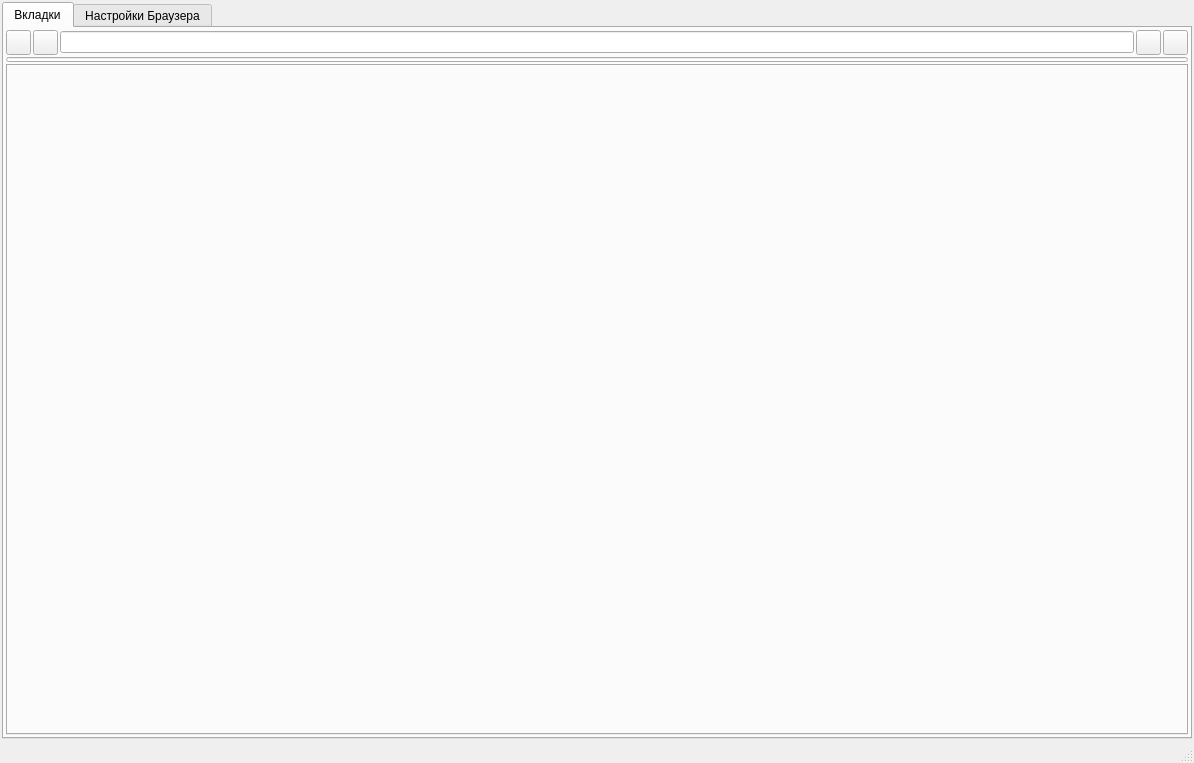
<?xml version="1.0" encoding="UTF-8"?>
<ui version="4.0">
 <class>MainWindow</class>
 <widget class="QMainWindow" name="MainWindow">
  <property name="geometry">
   <rect>
    <x>0</x>
    <y>0</y>
    <width>1194</width>
    <height>763</height>
   </rect>
  </property>
  <property name="windowTitle">
   <string>BROWSEME</string>
  </property>
  <property name="windowIcon">
   <iconset resource="resources.qrc">
    <normaloff>:/ico.png</normaloff>:/ico.png</iconset>
  </property>
  <widget class="QWidget" name="mainWidget">
   <layout class="QGridLayout" name="gridLayout">
    <property name="leftMargin">
     <number>2</number>
    </property>
    <property name="topMargin">
     <number>2</number>
    </property>
    <property name="rightMargin">
     <number>2</number>
    </property>
    <property name="bottomMargin">
     <number>2</number>
    </property>
    <property name="spacing">
     <number>2</number>
    </property>
    <item row="0" column="0">
     <widget class="QTabWidget" name="tabsBrowser">
      <property name="currentIndex">
       <number>0</number>
      </property>
      <widget class="QWidget" name="tabPages">
       <attribute name="icon">
        <iconset resource="resources.qrc">
         <normaloff>:/ico.png</normaloff>:/ico.png</iconset>
       </attribute>
       <attribute name="title">
        <string>Вкладки</string>
       </attribute>
       <layout class="QGridLayout" name="gridLayout_3">
        <property name="leftMargin">
         <number>2</number>
        </property>
        <property name="topMargin">
         <number>2</number>
        </property>
        <property name="rightMargin">
         <number>2</number>
        </property>
        <property name="bottomMargin">
         <number>2</number>
        </property>
        <property name="spacing">
         <number>2</number>
        </property>
        <item row="0" column="0">
         <widget class="QPushButton" name="btBack">
          <property name="minimumSize">
           <size>
            <width>25</width>
            <height>25</height>
           </size>
          </property>
          <property name="maximumSize">
           <size>
            <width>25</width>
            <height>25</height>
           </size>
          </property>
          <property name="font">
           <font>
            <pointsize>20</pointsize>
            <weight>75</weight>
            <bold>true</bold>
           </font>
          </property>
          <property name="text">
           <string notr="true"/>
          </property>
          <property name="icon">
           <iconset resource="resources.qrc">
            <normaloff>:/ico5.png</normaloff>:/ico5.png</iconset>
          </property>
          <property name="iconSize">
           <size>
            <width>28</width>
            <height>28</height>
           </size>
          </property>
         </widget>
        </item>
        <item row="0" column="1">
         <widget class="QPushButton" name="btForward">
          <property name="minimumSize">
           <size>
            <width>25</width>
            <height>25</height>
           </size>
          </property>
          <property name="maximumSize">
           <size>
            <width>25</width>
            <height>25</height>
           </size>
          </property>
          <property name="font">
           <font>
            <pointsize>20</pointsize>
            <weight>75</weight>
            <bold>true</bold>
           </font>
          </property>
          <property name="styleSheet">
           <string notr="true"/>
          </property>
          <property name="text">
           <string/>
          </property>
          <property name="icon">
           <iconset resource="resources.qrc">
            <normaloff>:/ico6.png</normaloff>:/ico6.png</iconset>
          </property>
          <property name="iconSize">
           <size>
            <width>28</width>
            <height>28</height>
           </size>
          </property>
         </widget>
        </item>
        <item row="0" column="2">
         <widget class="QLineEdit" name="editPageUrl"/>
        </item>
        <item row="0" column="3">
         <widget class="QPushButton" name="btReloadStop">
          <property name="minimumSize">
           <size>
            <width>25</width>
            <height>25</height>
           </size>
          </property>
          <property name="maximumSize">
           <size>
            <width>25</width>
            <height>25</height>
           </size>
          </property>
          <property name="font">
           <font>
            <pointsize>15</pointsize>
            <weight>75</weight>
            <bold>true</bold>
           </font>
          </property>
          <property name="text">
           <string/>
          </property>
          <property name="icon">
           <iconset resource="resources.qrc">
            <normaloff>:/ico4.png</normaloff>:/ico4.png</iconset>
          </property>
          <property name="iconSize">
           <size>
            <width>25</width>
            <height>25</height>
           </size>
          </property>
          <property name="checkable">
           <bool>true</bool>
          </property>
         </widget>
        </item>
        <item row="0" column="4">
         <widget class="QPushButton" name="btAddPage">
          <property name="minimumSize">
           <size>
            <width>25</width>
            <height>25</height>
           </size>
          </property>
          <property name="maximumSize">
           <size>
            <width>25</width>
            <height>25</height>
           </size>
          </property>
          <property name="font">
           <font>
            <pointsize>20</pointsize>
            <weight>75</weight>
            <bold>true</bold>
           </font>
          </property>
          <property name="text">
           <string/>
          </property>
          <property name="icon">
           <iconset resource="resources.qrc">
            <normaloff>:/ico7.png</normaloff>:/ico7.png</iconset>
          </property>
          <property name="iconSize">
           <size>
            <width>22</width>
            <height>22</height>
           </size>
          </property>
         </widget>
        </item>
        <item row="1" column="0" colspan="5">
         <widget class="QProgressBar" name="barLoadProgress">
          <property name="minimumSize">
           <size>
            <width>0</width>
            <height>5</height>
           </size>
          </property>
          <property name="maximumSize">
           <size>
            <width>16777215</width>
            <height>5</height>
           </size>
          </property>
          <property name="styleSheet">
           <string notr="true">QProgressBar::chunk {
	background-color: rgb(56,62,64);
}</string>
          </property>
          <property name="value">
           <number>0</number>
          </property>
          <property name="textVisible">
           <bool>false</bool>
          </property>
         </widget>
        </item>
        <item row="2" column="0" colspan="5">
         <widget class="QTabWidget" name="tabsWebPages">
          <property name="tabShape">
           <enum>QTabWidget::Rounded</enum>
          </property>
          <property name="currentIndex">
           <number>-1</number>
          </property>
          <property name="tabsClosable">
           <bool>true</bool>
          </property>
          <property name="movable">
           <bool>true</bool>
          </property>
         </widget>
        </item>
       </layout>
      </widget>
      <widget class="QWidget" name="tabBrowserSettings">
       <attribute name="icon">
        <iconset resource="resources.qrc">
         <normaloff>:/ico2.png</normaloff>:/ico2.png</iconset>
       </attribute>
       <attribute name="title">
        <string>Настройки Браузера</string>
       </attribute>
       <layout class="QHBoxLayout" name="horizontalLayout_2" stretch="1,1,1">
        <property name="spacing">
         <number>2</number>
        </property>
        <property name="leftMargin">
         <number>2</number>
        </property>
        <property name="topMargin">
         <number>2</number>
        </property>
        <property name="rightMargin">
         <number>2</number>
        </property>
        <property name="bottomMargin">
         <number>2</number>
        </property>
        <item>
         <widget class="QGroupBox" name="gbBrowserHistory">
          <property name="title">
           <string>История браузера:</string>
          </property>
          <layout class="QHBoxLayout" name="horizontalLayout">
           <item>
            <widget class="QTreeWidget" name="treeBrowserHistory">
             <property name="columnCount">
              <number>2</number>
             </property>
             <attribute name="headerDefaultSectionSize">
              <number>170</number>
             </attribute>
             <attribute name="headerMinimumSectionSize">
              <number>170</number>
             </attribute>
             <attribute name="headerStretchLastSection">
              <bool>true</bool>
             </attribute>
             <column>
              <property name="text">
               <string>Заголовок/Сайт</string>
              </property>
             </column>
             <column>
              <property name="text">
               <string>Дата</string>
              </property>
             </column>
            </widget>
           </item>
          </layout>
         </widget>
        </item>
        <item>
         <widget class="QGroupBox" name="gbAllowings">
          <property name="title">
           <string>Разрешения:</string>
          </property>
          <widget class="QCheckBox" name="cbAllowJavaScripts">
           <property name="geometry">
            <rect>
             <x>10</x>
             <y>125</y>
             <width>291</width>
             <height>23</height>
            </rect>
           </property>
           <property name="text">
            <string>Разрешить исполнение сценариев JavaScript</string>
           </property>
           <property name="checked">
            <bool>true</bool>
           </property>
          </widget>
          <widget class="QCheckBox" name="cbAllowPlugins">
           <property name="geometry">
            <rect>
             <x>10</x>
             <y>35</y>
             <width>247</width>
             <height>23</height>
            </rect>
           </property>
           <property name="text">
            <string> Разрешить использование плагинов</string>
           </property>
           <property name="checked">
            <bool>true</bool>
           </property>
          </widget>
          <widget class="QCheckBox" name="cbAllowAutoImg">
           <property name="geometry">
            <rect>
             <x>10</x>
             <y>65</y>
             <width>328</width>
             <height>23</height>
            </rect>
           </property>
           <property name="text">
            <string>Разрешить автоматическую загрузку изображений</string>
           </property>
           <property name="checked">
            <bool>true</bool>
           </property>
          </widget>
          <widget class="QCheckBox" name="cbAllowJSClipboard">
           <property name="geometry">
            <rect>
             <x>10</x>
             <y>185</y>
             <width>291</width>
             <height>23</height>
            </rect>
           </property>
           <property name="text">
            <string>Разрешить JS доступ к буферу обмена</string>
           </property>
           <property name="checked">
            <bool>false</bool>
           </property>
          </widget>
          <widget class="QCheckBox" name="cbAllowJSOpen">
           <property name="geometry">
            <rect>
             <x>10</x>
             <y>155</y>
             <width>291</width>
             <height>23</height>
            </rect>
           </property>
           <property name="text">
            <string>Разрешить JS открывать окна</string>
           </property>
           <property name="checked">
            <bool>true</bool>
           </property>
          </widget>
          <widget class="QCheckBox" name="cbAllowInsecContent">
           <property name="geometry">
            <rect>
             <x>10</x>
             <y>215</y>
             <width>301</width>
             <height>23</height>
            </rect>
           </property>
           <property name="text">
            <string>Разрешить исполнять незащищенный контент</string>
           </property>
           <property name="checked">
            <bool>false</bool>
           </property>
          </widget>
          <widget class="QCheckBox" name="cbAllowGeoloc">
           <property name="geometry">
            <rect>
             <x>10</x>
             <y>245</y>
             <width>291</width>
             <height>23</height>
            </rect>
           </property>
           <property name="text">
            <string>Разрешить геолокацию</string>
           </property>
           <property name="checked">
            <bool>false</bool>
           </property>
          </widget>
          <widget class="QCheckBox" name="cbAllowSound">
           <property name="geometry">
            <rect>
             <x>10</x>
             <y>95</y>
             <width>291</width>
             <height>23</height>
            </rect>
           </property>
           <property name="text">
            <string>Разрешить воспроизведение звука</string>
           </property>
           <property name="checked">
            <bool>true</bool>
           </property>
          </widget>
          <widget class="QCheckBox" name="cbAllowDNT">
           <property name="geometry">
            <rect>
             <x>10</x>
             <y>275</y>
             <width>291</width>
             <height>23</height>
            </rect>
           </property>
           <property name="text">
            <string>Использовать заголовок DNT</string>
           </property>
           <property name="checked">
            <bool>true</bool>
           </property>
          </widget>
         </widget>
        </item>
        <item>
         <widget class="QGroupBox" name="gbProxy">
          <property name="title">
           <string>Прокси:</string>
          </property>
          <layout class="QVBoxLayout" name="verticalLayout">
           <item>
            <widget class="QCheckBox" name="cbProxyAuth">
             <property name="text">
              <string>Аутентификация по учетным данным</string>
             </property>
            </widget>
           </item>
           <item>
            <widget class="QGroupBox" name="gbProxyAuth">
             <property name="enabled">
              <bool>false</bool>
             </property>
             <property name="title">
              <string>Учетные данные прокси:</string>
             </property>
             <layout class="QVBoxLayout" name="verticalLayout_2">
              <item>
               <widget class="QLineEdit" name="editProxyUser">
                <property name="placeholderText">
                 <string>Имя пользователя...</string>
                </property>
               </widget>
              </item>
              <item>
               <widget class="QLineEdit" name="editProxyPass">
                <property name="placeholderText">
                 <string>Пароль...</string>
                </property>
               </widget>
              </item>
             </layout>
            </widget>
           </item>
           <item>
            <widget class="QLineEdit" name="editProxyIp">
             <property name="placeholderText">
              <string>Адрес прокси...</string>
             </property>
            </widget>
           </item>
           <item>
            <widget class="QSpinBox" name="sbProxyPort">
             <property name="minimum">
              <number>10</number>
             </property>
             <property name="maximum">
              <number>65536</number>
             </property>
             <property name="value">
              <number>8080</number>
             </property>
            </widget>
           </item>
           <item>
            <widget class="QPushButton" name="btTurnProxy">
             <property name="text">
              <string>Включить прокси</string>
             </property>
             <property name="icon">
              <iconset resource="resources.qrc">
               <normaloff>:/ico8.png</normaloff>:/ico8.png</iconset>
             </property>
             <property name="iconSize">
              <size>
               <width>18</width>
               <height>18</height>
              </size>
             </property>
             <property name="checkable">
              <bool>true</bool>
             </property>
            </widget>
           </item>
          </layout>
         </widget>
        </item>
       </layout>
      </widget>
     </widget>
    </item>
   </layout>
  </widget>
  <widget class="QStatusBar" name="statusBar"/>
 </widget>
 <layoutdefault spacing="6" margin="11"/>
 <resources>
  <include location="resources.qrc"/>
 </resources>
 <connections/>
</ui>
